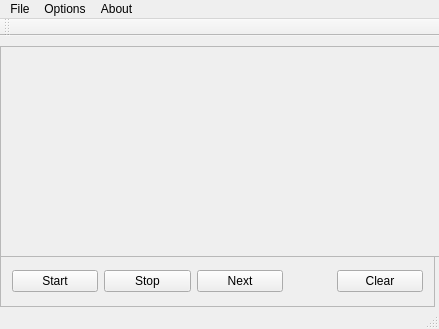
<?xml version="1.0" encoding="UTF-8"?>
<ui version="4.0">
 <class>MainWindow</class>
 <widget class="QMainWindow" name="MainWindow">
  <property name="geometry">
   <rect>
    <x>0</x>
    <y>0</y>
    <width>439</width>
    <height>329</height>
   </rect>
  </property>
  <property name="windowTitle">
   <string>MainWindow</string>
  </property>
  <widget class="QWidget" name="centralWidget">
   <widget class="QFrame" name="actionButtonBar">
    <property name="geometry">
     <rect>
      <x>0</x>
      <y>220</y>
      <width>435</width>
      <height>51</height>
     </rect>
    </property>
    <property name="frameShape">
     <enum>QFrame::StyledPanel</enum>
    </property>
    <property name="frameShadow">
     <enum>QFrame::Raised</enum>
    </property>
    <layout class="QGridLayout" name="gridLayout">
     <item row="0" column="0">
      <widget class="QPushButton" name="startButton">
       <property name="text">
        <string>Start</string>
       </property>
      </widget>
     </item>
     <item row="0" column="1">
      <widget class="QPushButton" name="stopButton">
       <property name="text">
        <string>Stop</string>
       </property>
      </widget>
     </item>
     <item row="0" column="2">
      <widget class="QPushButton" name="nextButton">
       <property name="text">
        <string>Next</string>
       </property>
      </widget>
     </item>
     <item row="0" column="3">
      <spacer name="verticalSpacer">
       <property name="orientation">
        <enum>Qt::Vertical</enum>
       </property>
       <property name="sizeHint" stdset="0">
        <size>
         <width>48</width>
         <height>28</height>
        </size>
       </property>
      </spacer>
     </item>
     <item row="0" column="4">
      <widget class="QPushButton" name="clearButton">
       <property name="text">
        <string>Clear</string>
       </property>
      </widget>
     </item>
    </layout>
   </widget>
   <widget class="QFrame" name="boardFrame">
    <property name="geometry">
     <rect>
      <x>0</x>
      <y>10</y>
      <width>441</width>
      <height>211</height>
     </rect>
    </property>
    <property name="frameShape">
     <enum>QFrame::StyledPanel</enum>
    </property>
    <property name="frameShadow">
     <enum>QFrame::Raised</enum>
    </property>
   </widget>
  </widget>
  <widget class="QMenuBar" name="menuBar">
   <property name="geometry">
    <rect>
     <x>0</x>
     <y>0</y>
     <width>439</width>
     <height>25</height>
    </rect>
   </property>
   <widget class="QMenu" name="menuFile">
    <property name="title">
     <string>File</string>
    </property>
    <addaction name="actionSave"/>
    <addaction name="actionOpen"/>
    <addaction name="separator"/>
    <addaction name="actionClose"/>
   </widget>
   <widget class="QMenu" name="menuOptions">
    <property name="title">
     <string>Options</string>
    </property>
   </widget>
   <widget class="QMenu" name="menuAbout">
    <property name="title">
     <string>About</string>
    </property>
   </widget>
   <addaction name="menuFile"/>
   <addaction name="menuOptions"/>
   <addaction name="menuAbout"/>
  </widget>
  <widget class="QToolBar" name="mainToolBar">
   <attribute name="toolBarArea">
    <enum>TopToolBarArea</enum>
   </attribute>
   <attribute name="toolBarBreak">
    <bool>false</bool>
   </attribute>
  </widget>
  <widget class="QStatusBar" name="statusBar"/>
  <action name="actionOpen">
   <property name="text">
    <string>Open</string>
   </property>
  </action>
  <action name="actionClose">
   <property name="text">
    <string>Close</string>
   </property>
  </action>
  <action name="actionSave">
   <property name="text">
    <string>Save</string>
   </property>
  </action>
 </widget>
 <layoutdefault spacing="6" margin="11"/>
 <resources/>
 <connections/>
</ui>
